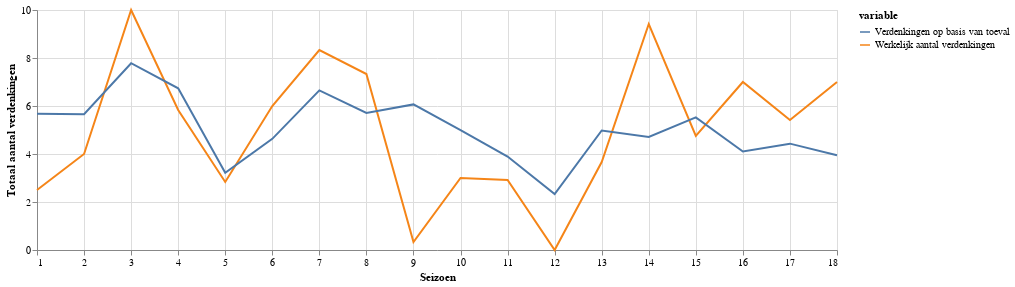

Notebook cell for this chart:
### Markdown cell above
## Zijn winnaars vaak aan het mollen?

Een veelgehoorde trend is dat er steeds meer gemold wordt. We kunnen dit onderzoeken door te kijken hoe verdacht de winnaar en de verliezer zijn. Terzijde: dit kan natuurlijk ook te maken hebben met hoe verdacht de mol was (verdachte mol = niet verdachte winnaar).

Eens kijken naar de winnaar, in hoeverre hij/zij de aandacht op zich wisten te vestigen. Natuurlijk verwacht je altijd wel een paar verdenkingen op je te krijgen, dus het wordt pas verdacht als je hier boven zit. Het beste voorbeeld hiervan zien we in seizoen 14, waarin Sofie veel meer verdenkingen op zich kreeg dan verwacht. Zo is er natuurlijk geen kunst aan. Neem dan seizoen 9 en 12 waarin het heel duidelijk was dat de winnaar een hardwerkende deelnemer was. Complimenten Viviënne en Hadewych!

### Code cell
# calculate how often the winner would have been guessed correctly if just guessing
temp = result[['winner_actual_votes','winner_expected_votes']].groupby(result['season']).sum()
temp.rename({'winner_actual_votes':'Werkelijk aantal verdenkingen', 'winner_expected_votes': 'Verdenkingen op basis van toeval'}, axis='columns', inplace=True)
show_progress(temp, [1, 18], 'Seizoen', 'Totaal aantal verdenkingen')

### Figure 1 — Vega-Lite specification as saved in the notebook (floating-point values rounded to 4 significant figures)
{"$schema": "https://vega.github.io/schema/vega-lite/v2.6.0.json", "config": {"view": {"height": 300, "width": 400}}, "data": {"name": "data-043efe869775c4ae8b9ecea1ddd79830"}, "datasets": {"data-043efe869775c4ae8b9ecea1ddd79830": [{"value": 2.5, "variable": "Werkelijk aantal verdenkingen", "x": 1}, {"value": 4, "variable": "Werkelijk aantal verdenkingen", "x": 2}, {"value": 10, "variable": "Werkelijk aantal verdenkingen", "x": 3}, {"value": 5.833, "variable": "Werkelijk aantal verdenkingen", "x": 4}, {"value": 2.833, "variable": "Werkelijk aantal verdenkingen", "x": 5}, {"value": 6, "variable": "Werkelijk aantal verdenkingen", "x": 6}, {"value": 8.333, "variable": "Werkelijk aantal verdenkingen", "x": 7}, {"value": 7.333, "variable": "Werkelijk aantal verdenkingen", "x": 8}, {"value": 0.3333, "variable": "Werkelijk aantal verdenkingen", "x": 9}, {"value": 3, "variable": "Werkelijk aantal verdenkingen", "x": 10}, {"value": 2.917, "variable": "Werkelijk aantal verdenkingen", "x": 11}, {"value": 0, "variable": "Werkelijk aantal verdenkingen", "x": 12}, {"value": 3.667, "variable": "Werkelijk aantal verdenkingen", "x": 13}, {"value": 9.417, "variable": "Werkelijk aantal verdenkingen", "x": 14}, {"value": 4.75, "variable": "Werkelijk aantal verdenkingen", "x": 15}, {"value": 7, "variable": "Werkelijk aantal verdenkingen", "x": 16}, {"value": 5.417, "variable": "Werkelijk aantal verdenkingen", "x": 17}, {"value": 7, "variable": "Werkelijk aantal verdenkingen", "x": 18}, {"value": 5.681, "variable": "Verdenkingen op basis van toeval", "x": 1}, {"value": 5.66, "variable": "Verdenkingen op basis van toeval", "x": 2}, {"value": 7.783, "variable": "Verdenkingen op basis van toeval", "x": 3}, {"value": 6.738, "variable": "Verdenkingen op basis van toeval", "x": 4}, {"value": 3.214, "variable": "Verdenkingen op basis van toeval", "x": 5}, {"value": 4.632, "variable": "Verdenkingen op basis van toeval", "x": 6}, {"value": 6.649, "variable": "Verdenkingen op basis van toeval", "x": 7}, {"value": 5.71, "variable": "Verdenkingen op basis van toeval", "x": 8}, {"value": 6.066, "variable": "Verdenkingen op basis van toeval", "x": 9}, {"value": 4.999, "variable": "Verdenkingen op basis van toeval", "x": 10}, {"value": 3.894, "variable": "Verdenkingen op basis van toeval", "x": 11}, {"value": 2.334, "variable": "Verdenkingen op basis van toeval", "x": 12}, {"value": 4.979, "variable": "Verdenkingen op basis van toeval", "x": 13}, {"value": 4.711, "variable": "Verdenkingen op basis van toeval", "x": 14}, {"value": 5.523, "variable": "Verdenkingen op basis van toeval", "x": 15}, {"value": 4.102, "variable": "Verdenkingen op basis van toeval", "x": 16}, {"value": 4.431, "variable": "Verdenkingen op basis van toeval", "x": 17}, {"value": 3.949, "variable": "Verdenkingen op basis van toeval", "x": 18}]}, "encoding": {"color": {"field": "variable", "type": "nominal"}, "x": {"field": "x", "scale": {"domain": [1, 18]}, "title": "Seizoen", "type": "quantitative"}, "y": {"field": "value", "title": "Totaal aantal verdenkingen", "type": "quantitative"}}, "height": 240, "mark": "line", "width": 800}
